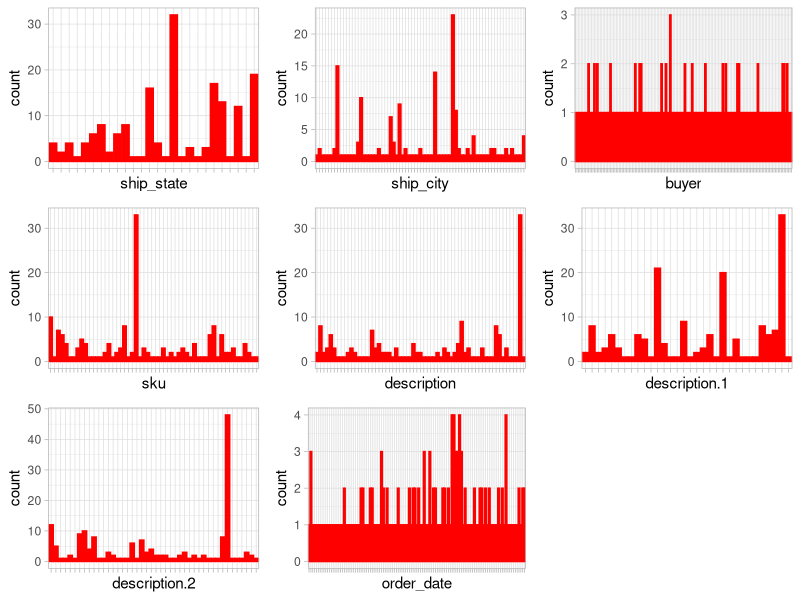
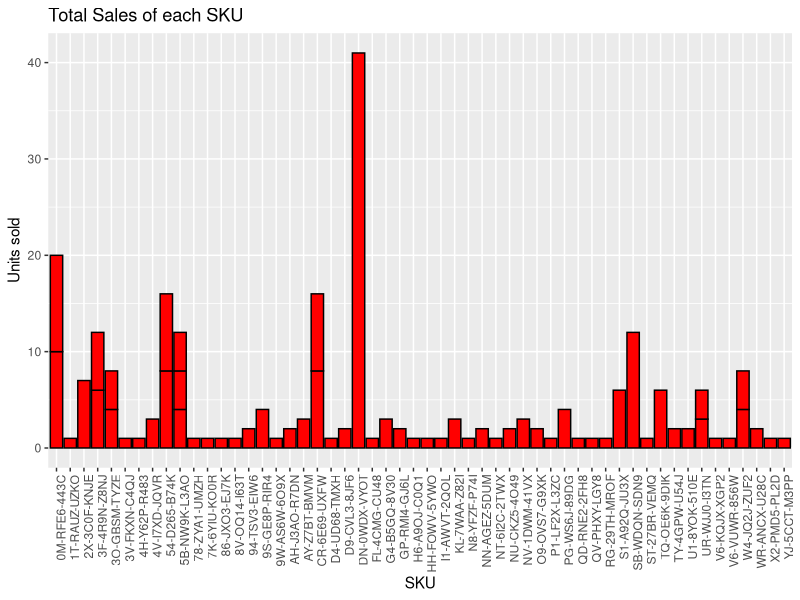
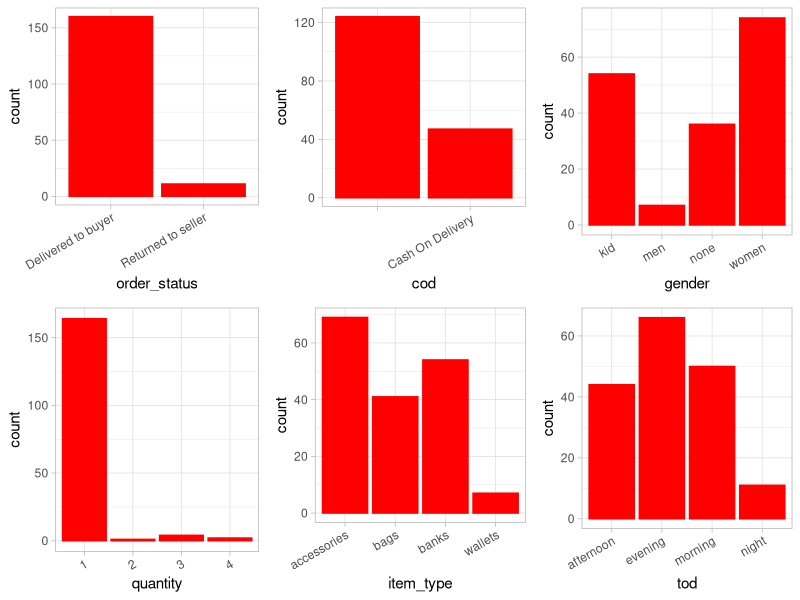
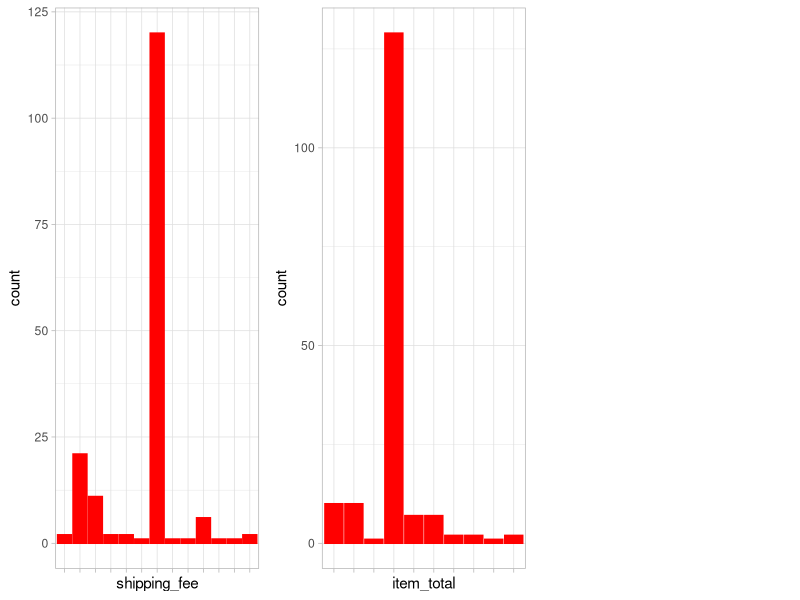
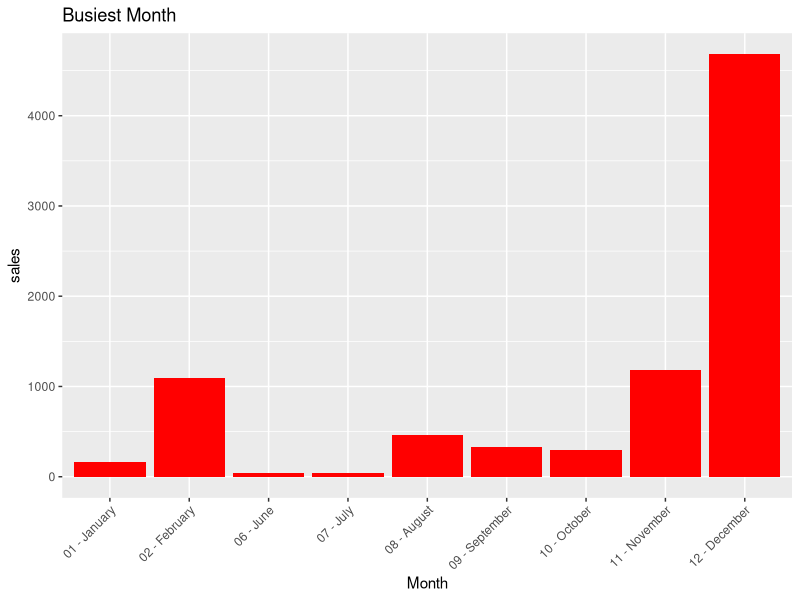
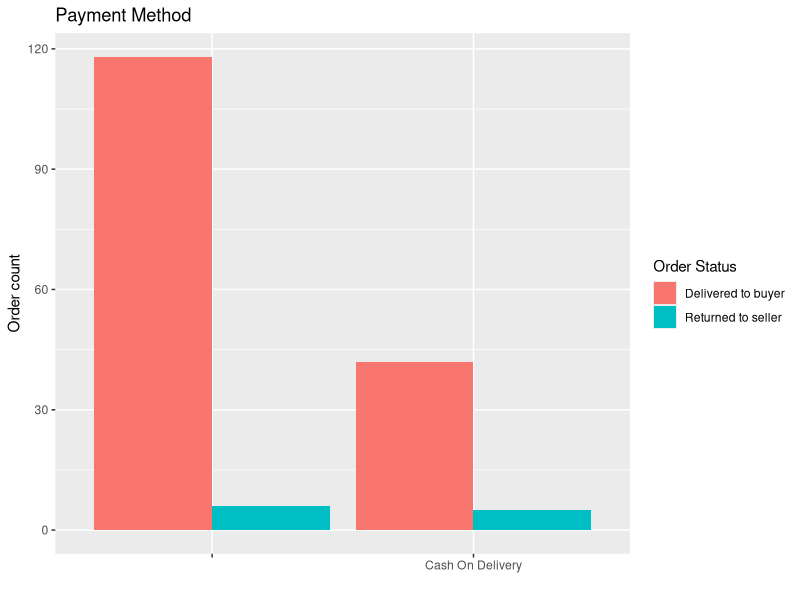
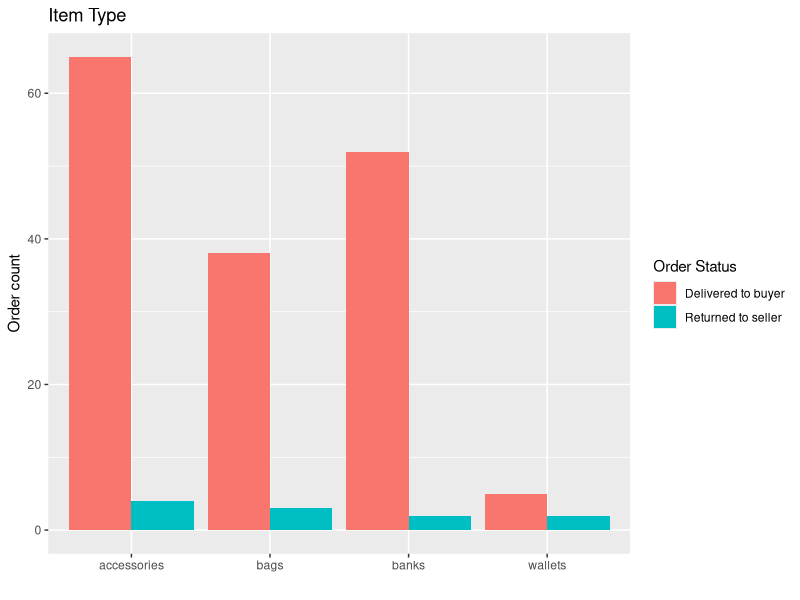
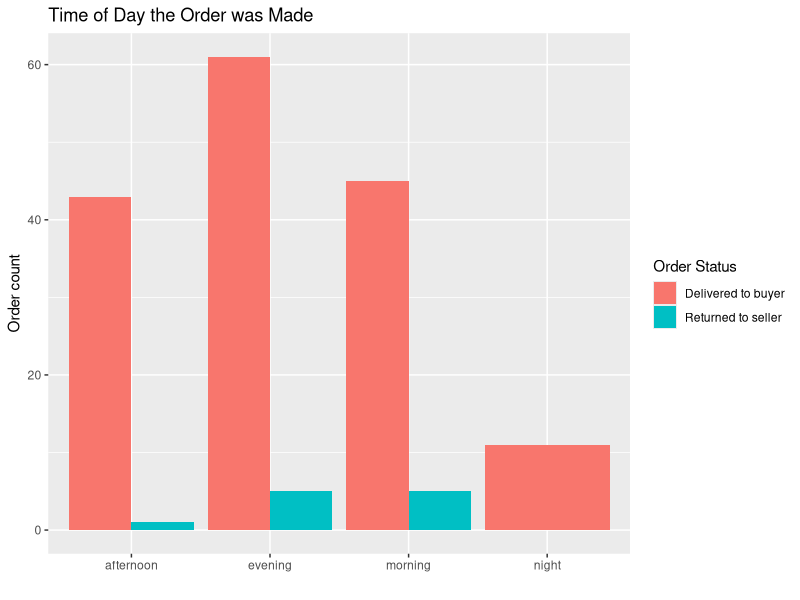

Recreate these plots in R, in order.
## ---- chunk 1


load.libraries <- c('tidyverse', 'gridExtra', 'dplyr', 'lubridate', 'ggplot2', 'stringr', 'randomForest', 'fastDummies', 'janitor', 'caret', 'AUC', 'plotrix')
install.lib <- load.libraries[!load.libraries %in% installed.packages()]
for(libs in install.lib) install.packages(libs, dependences = TRUE)
sapply(load.libraries, require, character = TRUE)

## ---- chunk 2

orders_data <- read.csv(file = "orders_data.csv") 

## ---- chunk 3

Id <- unique(orders_data$buyer)

names(Id) <- c(1:length(Id))

Id_Conversion <- data.frame(buyer = Id, Person = names(Id))

orders_data <- merge(orders_data, Id_Conversion, by = "buyer") %>%
  subset(select = -buyer) %>%
  mutate("buyer" = as.character(Person)) %>%
  subset(select = -Person) 

## ---- chunk 4
dim(orders_data)



length(unique(orders_data$order_no))
## ---- chunk 5
colnames(orders_data)

#view a selection of the data
str(orders_data[1,c("sku", "ship_city", "item_total", "order_date", "description")])
## ---- chunk 6

#tidying all variables, and splitting order_date variable

orders_data <- orders_data %>% 
   mutate(ship_city = substr(ship_city, 1, nchar(ship_city)-1)) %>%
   mutate(shipping_fee   = as.double(gsub(",", "",(substr(shipping_fee, 4, nchar(shipping_fee)))))) %>% 
   mutate(item_total =   as.double(gsub(",", "",(substr(item_total, 4, nchar(item_total)))))) %>% 
   mutate(sku = substr(sku, 7,   nchar(sku))) %>% 
   mutate(day = substr(order_date, 1, 3)) %>%  
   mutate(order_time = substr(order_date, 19, nchar(order_date)-3)) %>%
   mutate(order_hour = hour(mdy_hm(paste("11/11/99", order_time, sep =" ")))) %>% 
   mutate(order_minute = minute(mdy_hm(paste("11/11/99", order_time, sep =" ")))) %>% 
   mutate(timezone = substr(order_date, nchar(order_date)-3, nchar(order_date))) %>% 
   mutate(order_date1 = substr(order_date, 6, 18)) %>% 
   mutate(order_date = dmy(substr(order_date, 6, 18))) %>% 
   mutate(ship_city = tolower(trimws(ship_city, which = "both"))) %>%
   mutate(ship_state = tolower(trimws(ship_state, which = "both"))) %>%
   mutate(description = tolower(trimws(description, which = "both"))) %>% 
   mutate(quantity = as.double((quantity)))



orders_data[is.na(orders_data$order_date), 'order_date'] <- 
  dmy(paste(substring(orders_data[is.na(orders_data$order_date), 'order_date1'], 1, 6), substring(orders_data[is.na(orders_data$order_date), 'order_date1'], 10, 13), sep=" "))

orders_data <- orders_data %>%
  subset(select = -c(order_date1, day, order_time))





#correcting one-off cities and states

orders_data[orders_data$ship_city == as.character("mumbai 400 026"), c("ship_city")] <- as.character("mumbai")

orders_data[orders_data$ship_city == as.character("navi mumbai"), c("ship_city")] <- as.character("mumbai")

orders_data[orders_data$ship_city == as.character("thane district"), c("ship_city")] <- as.character("thane")

orders_data[orders_data$ship_city == as.character("kodambakkam, chennai"), c("ship_city")] <- as.character("chennai")

orders_data[orders_data$ship_state == as.character("mohali,"), c("ship_state")] <- as.character("mohali")

orders_data[orders_data$ship_state == as.character("chandigarh,"), c("ship_state")] <- as.character("chandigarh")

#Feature engineering by tracking key words in description

orders_data <- orders_data %>%
  mutate(gender = 
           ifelse(str_detect(orders_data$description, 'women') | str_detect(orders_data$description, 'woman'), as.character('women'),
                  ifelse(str_detect(orders_data$description, ' men') | str_detect(orders_data$description, ' man')| str_detect(orders_data$description, ' gent'), as.character('men'),
                         ifelse(str_detect(orders_data$description, 'kid'), as.character('kid'), as.character('none')))))




#Tracking other key words in descriptions for more feature engineering
#assessories <- lipstick, jewelry box 
#bags <- bag, purse, 
#banks <- bank
#wallet <-wallet


orders_data <- orders_data %>%
  mutate(item_type = 
           ifelse(str_detect(orders_data$description, 'lipstick') | str_detect(orders_data$description, 'jewelry'), as.character('accessories'),
                  ifelse(str_detect(orders_data$description, 'bag') | str_detect(orders_data$description, 'purse'), as.character('bags'),
                         ifelse(str_detect(orders_data$description, 'bank'), as.character('banks'),
                                ifelse(str_detect(orders_data$description, 'wallet'), as.character('wallets'), as.character('none'))))))




#cleaing up one-off descriptions

orders_data$description[28] <- as.character('bright and colorful handmade shantiniketan leather ganesh ji piggy coin bank for kids/adults | home decor handicrafts (black)')

orders_data$description[80] <- as.character('bright and colorful handmade shantiniketan leather ganesh ji piggy coin bank for kids/adults | home decor handicrafts (yellow)')

orders_data$description[105] <- as.character('bright and colorful handmade shantiniketan leather ganesh ji piggy coin bank for kids/adults | home decor handicrafts (blue)')

orders_data$description[124] <-as.character('bright and colorful handmade shantiniketan leather ganesh ji piggy coin bank for kids/adults | home decor handicrafts (green)') 

orders_data$description[143] <-  as.character('bright and colorful handmade shantiniketan leather ganesh ji piggy coin bank for kids/adults | home decor handicrafts (black)')

#splitting description by deliminator into more variables

orders_data <- orders_data %>% 
  mutate(description.1 = 
           trimws(vapply(str_split(description, "\\|"), '[', 1, FUN.VALUE = character(1)), which="both")) %>% 
  mutate(description.2 = 
           trimws(vapply(str_split(description, "\\|"), '[', 2, FUN.VALUE = character(1)), which="both")) %>% 
  mutate(description.3 = 
           trimws(vapply(str_split(description, "\\|"), '[', 3, FUN.VALUE = character(1)), which="both")) %>% 
  mutate(description.4 = trimws(vapply(str_split(description, "\\|"), '[', 4, FUN.VALUE = character(1)), which="both"))

orders_data[, c("description.1", "description.2", "description.3", "description.4")] <- orders_data %>% 
  summarise(description.1 = ifelse(is.na(description.1), as.character("none"), description.1), description.2 = ifelse(is.na(description.2), as.character("none"), description.2), description.3 = ifelse(is.na(description.3), as.character("none"), description.3), description.4 = ifelse(is.na(description.4), as.character("none"), description.4))

#revalue function
my_revalue <- function(x, ...){
  reval <- list(...)

  from <- names(reval)
  to <- unlist(reval)

  out <- eval(parse(text= paste0("{", paste0(paste0("x[x ==", "'", from,"'", "]", "<-", "'", to, "'"), collapse= ";"), ";x", "}")))

  return(out)
}

#feature engineering order months and time of day

orders_data <- orders_data %>%
  mutate(month = as.integer(month(order_date)))


#order month
orders_data$month <- my_revalue(orders_data$month, "1"= "01 - January", "2"="02 - February", "3"="03 - March", "4"="04 - April", "5"="05 - May", "6"="06 - June", "7"="07 - July", "8"="08 - August", "9"="09 - September", "10"="10 - October", "11"="11 - November", "12"="12 - December")


#order time of day
orders_data <- orders_data %>% 
  mutate(tod = ifelse(order_hour < 6, as.character('night'), ifelse(order_hour< 12, as.character('morning'), ifelse(order_hour < 18, as.character('afternoon'), as.character('evening') ))))


## ---- chunk 7

colnames(orders_data)

str(orders_data[1, c("sku", "ship_city", "item_total", "order_date", "description.1", "gender", "item_type")])
## ---- chunk 8

na.cols <- which(colSums(is.na(orders_data)) > 0)


#see the missing data count
orders_data[na.cols] %>% 
  is.na() %>% 
  colSums() %>%
  sort(decreasing = TRUE)

## ---- chunk 9

#getmode function to find modes
getmode <- function(v) {
  uniqv <- unique(v)
  uniqv[which.max(tabulate(match(v, uniqv)))]
}

#function to locate the nulls
getNa <- function(data_in, i) {
  data <- which(is.na(data_in[[i]]))
  return (data)
}

## ---- chunk 10

#completing null item_total values with most common item_total values
#from obersavtions that share the same SKU value

item_total.na <-getNa(orders_data, "item_total")

orders_data[item_total.na, c("sku", "item_total")] <- orders_data %>%   group_by(sku) %>% 
  mutate(item_mode = getmode(item_total)) %>% 
  ungroup() %>% 
  summarise(sku[item_total.na], item_total = item_mode[item_total.na])

paste("There are", length(which(is.na(orders_data$item_total))), "null entries in item_total", sep=" ")



#completing null item_total values with most common item_total values
#from obersavtions that share the same description.1 value

item_total.na <-getNa(orders_data, "item_total")

orders_data[item_total.na, c("description.1", "item_total")] <- orders_data %>% 
  group_by(description.1) %>% 
  mutate(item_mode = getmode(item_total)) %>% 
  ungroup() %>% 
  summarise(description.1[item_total.na], item_total = item_mode[item_total.na])

paste("There are", length(which(is.na(orders_data$item_total))), "null entries in item_total", sep=" ")



#completing null item_total values with most common item_total value

item_total.na <-getNa(orders_data, "item_total")

orders_data[item_total.na, c("item_total")] <- orders_data %>% 
  summarise(item_total = getmode(item_total))


paste("There are", length(which(is.na(orders_data$item_total))), "null entries in item_total", sep=" ")

## ---- chunk 11



paste("There are", length(which(is.na(orders_data$shipping_fee))), "null entries in shipping_fee", sep=" ")



#replace NA shipping fee with most common shipping fees when sharing 
# other similar skus and cities variables

shipping_fee.na <- getNa(orders_data, "shipping_fee")

orders_data[shipping_fee.na, c("sku", "shipping_fee", "ship_city")] <- orders_data %>% 
  group_by(sku, ship_city) %>% 
  mutate(item_mode = getmode(shipping_fee)) %>% 
  ungroup() %>% 
  summarise(sku[shipping_fee.na], shipping_fee = item_mode[shipping_fee.na], ship_city = ship_city[shipping_fee.na])

paste("There are", length(which(is.na(orders_data$shipping_fee))), "null entries in shipping_fee", sep=" ")

#replace NA shipping fee with most common shipping fees when sharing 
# other similar skus and ship_states variables

shipping_fee.na <- getNa(orders_data, "shipping_fee")

orders_data[shipping_fee.na, c("sku", "shipping_fee", "ship_state")] <- orders_data %>% 
  group_by(sku, ship_state ) %>% 
  mutate(item_mode = getmode(shipping_fee)) %>% 
  ungroup() %>% 
  summarise(sku[shipping_fee.na], shipping_fee = item_mode[shipping_fee.na], ship_state = ship_state[shipping_fee.na])

paste("There are", length(which(is.na(orders_data$shipping_fee))), "null entries in shipping_fee", sep=" ")


#replace NA shipping fee with most common shipping fees when sharing 
# other matching skus

shipping_fee.na <- getNa(orders_data, "shipping_fee")

orders_data[shipping_fee.na, c("sku", "shipping_fee")] <- orders_data %>% 
  group_by(sku) %>% 
  mutate(item_mode = getmode(shipping_fee)) %>% 
  ungroup() %>% 
  summarise(sku[shipping_fee.na], shipping_fee = item_mode[shipping_fee.na])


paste("There are", length(which(is.na(orders_data$shipping_fee))), "null entries in shipping_fee", sep=" ")



#replace NA shipping fee with most common shipping fees when sharing 
# other matching ship_city variable


shipping_fee.na <- getNa(orders_data, "shipping_fee")

orders_data[shipping_fee.na, c("ship_city", "shipping_fee")] <- orders_data %>% 
  group_by(ship_city) %>% 
  mutate(item_mode = getmode(shipping_fee)) %>% 
  ungroup() %>% 
  summarise(ship_city[shipping_fee.na], shipping_fee = item_mode[shipping_fee.na])


paste("There are", length(which(is.na(orders_data$shipping_fee))), "null entries in shipping_fee", sep=" ")


#replace NA shipping fee with most common shipping fees when sharing 
# other matching ship_state variables

shipping_fee.na <- getNa(orders_data, "shipping_fee")

orders_data[shipping_fee.na, c("ship_state", "shipping_fee")] <- orders_data %>% 
  group_by(ship_state) %>% 
  mutate(item_mode = getmode(shipping_fee)) %>% 
  ungroup() %>% 
  summarise(ship_state[shipping_fee.na], shipping_fee = item_mode[shipping_fee.na])

paste("There are", length(which(is.na(orders_data$shipping_fee))), "null entries in shipping_fee", sep=" ")

## ---- chunk 12

orders_data$cod[is.na(orders_data$cod)] <- 'Cash in advance'

na.cols <- which(colSums(is.na(orders_data)) > 0)

paste("There are", length(na.cols), "columns with null data")

## ---- chunk 13
 
plotHist <- function(data_in, i) {
  data <- data.frame(x=data_in[[i]])
  p <- ggplot(data=data, aes(x=factor(x))) + stat_count(color="red", fill="red") + xlab(colnames(data_in[i])) + theme_light() + 
      theme(axis.text.x = element_text(angle = 30, hjust =1))
  return (p)
}

plotHist.nolabs <- function(data_in, i) {
  data <- data.frame(x=data_in[[i]])
  p <- ggplot(data=data, aes(x=factor(x))) + stat_count(color="red", fill="red") + xlab(colnames(data_in[i])) + theme_light() + 
      theme(axis.text.x = element_blank())
  return (p)
}

plotHist.ninety <- function(data_in, i) {
  data <- data.frame(x=data_in[[i]])
  p <- ggplot(data=data, aes(x=factor(x))) + stat_count(color="red",  fill="red") + xlab(colnames(data_in[i])) + theme_light() + 
      theme(axis.text.x = element_text(angle = 90, hjust =1))
  return (p)
}
doPlots <- function(data_in, fun, ii, ncol=3) {
  pp <- list()
  for (i in ii) {
    p <- fun(data_in=data_in, i=i)
    pp <- c(pp, list(p))
  }
  do.call("grid.arrange", c(pp, ncol=ncol))
}


## ---- chunk 14
doPlots(orders_data, plotHist.nolabs, c("ship_state", "ship_city", "buyer", "sku", "description", "description.1", "description.2", "order_date"))
## ---- chunk 15
orders_data[c("sku", "description.1", "description.2", "order_no", "quantity")] %>% 
  group_by(sku) %>% 
  summarise(x = sum(quantity), descr = unique(description.1)) %>% 
  arrange(-x) %>% 
  ggplot(aes(x=sku,y=x)) + geom_bar(stat="identity", color="black", fill="red")  +
  labs(title="Total Sales of each SKU",x="SKU", y = "Units sold") +
  theme(axis.text.x = element_text(angle = 90, hjust =1))
## ---- chunk 16

product <- orders_data[c("sku", "description.1", "description.2", "order_no", "quantity")] %>% 
  group_by(sku) %>% 
  mutate(x = sum(quantity)) %>% 
  ungroup() %>%
  filter(x == max(x)) %>% 
  group_by(sku) %>% 
  summarise(description.1 = unique(description.1), description.2 = unique(description.2), x = unique(x))

paste("With a total sold of ", product["x"], ", the most popular product, by far, is SKU:  ", product["sku"], "  Description: ", toupper(product["description.1"]), sep = "")


## ---- chunk 17

doPlots(orders_data, plotHist, c("order_status", "cod", "gender", "quantity", "item_type", "tod"))
## ---- chunk 18
doPlots(orders_data, plotHist.nolabs, c("shipping_fee", "item_total"))
## ---- chunk 19
orders_data %>%
  group_by(month) %>%
  summarise(Total_Sales = sum(item_total)) %>%
  ggplot(aes(x=month, y=Total_Sales)) + geom_bar(stat="identity", fill = "red", position=position_dodge()) + scale_fill_discrete(name = "", labels = c("Week", "Weekend")) +
labs(title="Busiest Month",x="Month", y = "sales")+
  theme(axis.text.x = element_text(angle = 45, hjust =1))

## ---- chunk 20
orders_data %>%
  group_by(cod, order_status) %>% 
  summarise(orders = sum(length(unique(order_no)))) %>% 
  ggplot(aes(x=cod, y=orders, fill=order_status)) + geom_bar(stat="identity", position=position_dodge()) + scale_fill_discrete(name = "Order Status", labels = c("Delivered to buyer", "Returned to seller")) +
  labs(title="Payment Method",x="", y = "Order count")+
  theme()


orders_data %>%
  group_by(item_type, order_status) %>% 
  summarise(orders = sum(length(unique(order_no)))) %>% 
  ggplot(aes(x=item_type, y=orders, fill=order_status)) + geom_bar(stat="identity", position=position_dodge()) + scale_fill_discrete(name = "Order Status", labels = c("Delivered to buyer", "Returned to seller")) +
  labs(title="Item Type",x="", y = "Order count")+
  theme()


orders_data %>%
  group_by(tod, order_status) %>% 
  summarise(orders = sum(length(unique(order_no)))) %>% 
  ggplot(aes(x=tod, y=orders, fill=order_status)) + geom_bar(stat="identity", position=position_dodge()) + scale_fill_discrete(name = "Order Status", labels = c("Delivered to buyer", "Returned to seller")) +
  labs(title="Time of Day the Order was Made",x="", y = "Order count")+
  theme()


orders_data %>%
  group_by(month, order_status) %>% 
  summarise(orders = sum(length(unique(order_no)))) %>% 
  ggplot(aes(x=month, y=orders, fill=order_status)) + geom_bar(stat="identity", position=position_dodge()) + scale_fill_discrete(name = "Order Status", labels = c("Delivered to buyer", "Returned to seller")) +
  labs(title="Months and Order Status",x="", y = "Order count")+
  theme(axis.text.x = element_text(angle = 45, hjust =1))




#showing number of canceled orders in different item total buckets


orders_data %>%
  mutate(price = ifelse(orders_data$item_total<300, as.character('0-300'),
                        ifelse( orders_data$item_total<400, as.character('300-400'), 
                                ifelse(orders_data$item_total<500, as.character('400-500'), as.character("above500"))))) %>% 
  group_by(price, order_status) %>% 
  summarise(order_total = sum(length(order_no))) %>% 
  ggplot(aes(x=price, y=order_total, fill=order_status)) + geom_histogram(stat="identity", position=position_dodge()) + scale_fill_discrete(name = "Order Status", labels = c("Delivered to buyer", "Returned to seller")) +
  labs(title="Order Total Price",x="", y = "Order count", caption = "x in INR")+
  theme()

## ---- chunk 21

chisq.test(table(orders_data$item_type, orders_data$gender))


chisq.test(table(orders_data$ship_state, orders_data$ship_city))
